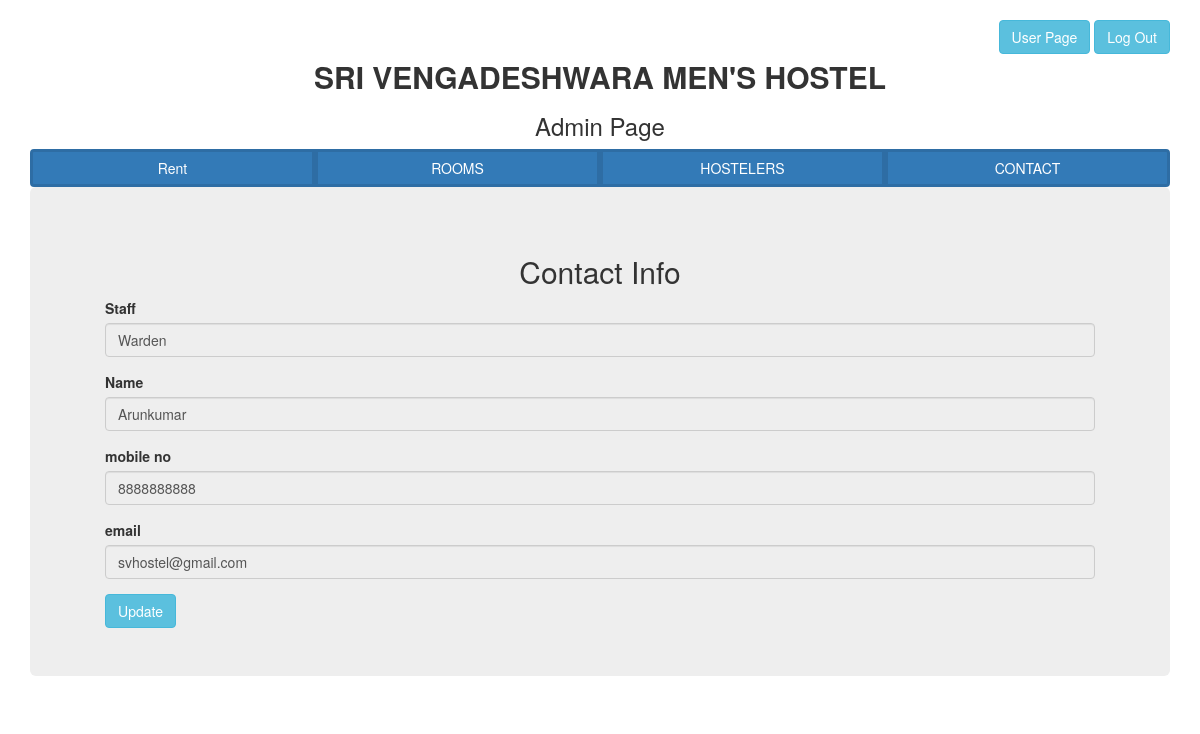
Page /contact_admin_1 on the committed database.
### tables this page shows
CREATE TABLE "contact" (
	"id"	INTEGER,
	"staff"	text,
	"name"	text,
	"mobile_no"	integer,
	"email_id"	text,
	PRIMARY KEY("id" AUTOINCREMENT)
);

### myenv/app.py (the view)
@app.route("/contact_admin_1",methods=["GET","POST"])
def contact_admin_1():
    if request.method == "POST":
        cur.execute("select * from contact where id=1")
        detail = cur.fetchall()
        return render_template("update_contact.html",detail=detail[0])
    else:
        cur.execute("select * from contact where id=1")
        detail = cur.fetchall()
        return render_template("contact_admin.html",detail=detail[0])

### myenv/templates/contact_admin.html (shortened to what this page needs)
<!DOCTYPE html>
<html lang="en">
<head>
</head>
<body>
    {% extends 'base_admin.html' %}
    {% block content %}
    <div class="container">
        <div style="text-align: center;">
            <h2>Contact Info</h2>
        </div>
        <form action="{{url_for('contact_admin_1')}}" method="POST">
            <div class="form-group">
                <label for="name">Staff</label>
                <input type="text" class="form-control" id="name" name="staff" value="{{detail[1]}}" disabled>
            </div>
            <div class="form-group">
                <label for="username">Name</label>
                <input type="text" class="form-control" id="username" name="name" value="{{detail[2]}}" disabled>
            </div>
            <div class="form-group">
                <label for="email">mobile no</label>
                <input type="number" class="form-control" id="email" name="mobile_no" value="{{detail[3]}}" disabled>
            </div>
            <div class="form-group">
                <label for="mobile">email</label>
                <input type="email" class="form-control" id="mobile" name="email_id" value="{{detail[4]}}" disabled>
            </div>
            <button type="submit" class="btn btn-info">Update</button>
        </form>
    </div>
    {% endblock %}

### rows in the picture
contact: staff "Warden", name "Arunkumar", mobile_no "8888888888", email_id "svhostel@gmail.com"
